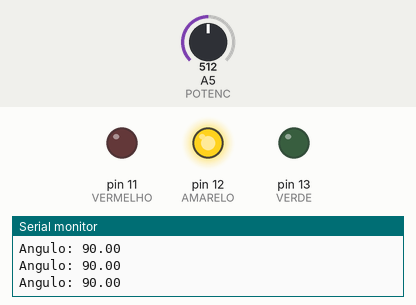
Recording of a sketch running on a simulated Arduino Uno, built with avr-gcc and run on an emulated ATmega328P. Parts: output pins drawn as LEDs (lit = HIGH), the last lines printed to the serial monitor. Inputs (shaded band) come from the test bench; at power-on: A5 (POTENC) = 512.

Above: at 2.2 s.
2.3 s: A5 (POTENC) set to 664
3.8 s: A5 (POTENC) set to 687
At 4.6 s:
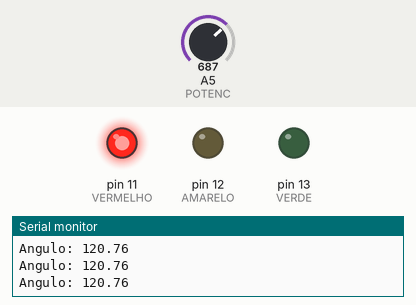
5.3 s: A5 (POTENC) set to 306
At 6.1 s:
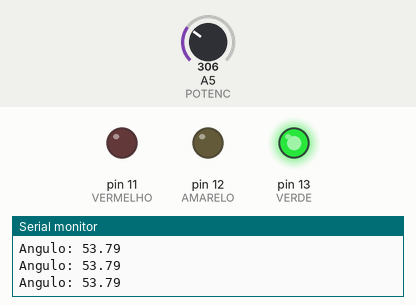
6.8 s: A5 (POTENC) set to 346
At 7.7 s:
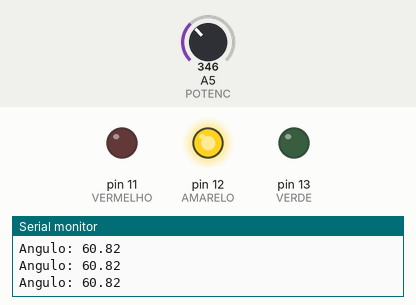
8.3 s: A5 (POTENC) set to 170
At 9.2 s:
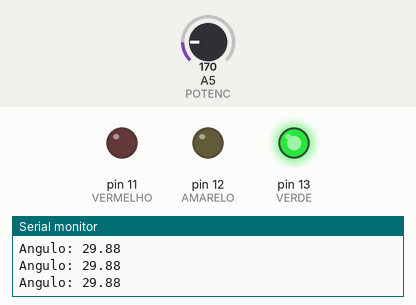
Timing chart, 0 to 10.8 s (numbered marks = the images above; inputs shaded):
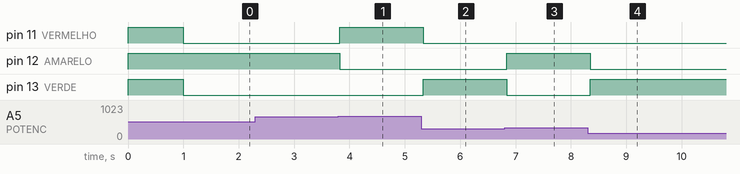

Measured:
- the behaviour switches between 676 and 677 on A5 (POTENC) (found by bisection; images 0 and 1)
- the behaviour switches between 335 and 336 on A5 (POTENC) (found by bisection; images 2 and 3)
- after the input at 3.8 s, pin 11 (VERMELHO): LOW → HIGH at once; pin 12 (AMARELO): HIGH → LOW at once
- after the input at 5.3 s, pin 11 (VERMELHO): HIGH → LOW at once; pin 13 (VERDE): LOW → HIGH at once
- after the input at 6.8 s, pin 12 (AMARELO): LOW → HIGH at once; pin 13 (VERDE): HIGH → LOW at once
- after the input at 8.3 s, pin 12 (AMARELO): HIGH → LOW after 0.05 s; pin 13 (VERDE): LOW → HIGH after 0.05 s

The sketch:

Pratica_2.ino
```cpp
#define VERDE 13
#define AMARELO 12
#define VERMELHO 11
#define POTENC A5

int data = 0;
float volts = 0;
float angulo = 0;

void setup() {
  pinMode(VERDE, OUTPUT);
  pinMode(AMARELO, OUTPUT);
  pinMode(VERMELHO, OUTPUT);
  pinMode(POTENC, INPUT);

  Serial.begin(9600);

  digitalWrite(VERDE, HIGH);
  digitalWrite(AMARELO, HIGH);
  digitalWrite(VERMELHO, HIGH);

  delay(1000);

  digitalWrite(VERDE, LOW);
  digitalWrite(AMARELO, LOW);
  digitalWrite(VERMELHO, LOW);
}

void loop() {
  data = analogRead(POTENC);
  volts = (float) ((0.0048828125) * data);
  angulo = ((volts * 180) / 5);

  if(angulo < 59) {
    digitalWrite(VERDE, HIGH);
    digitalWrite(AMARELO,LOW);
    digitalWrite(VERMELHO, LOW);
  }

  if((angulo < 119) && (angulo > 59)) {
    digitalWrite(VERDE, LOW);
    digitalWrite(AMARELO,HIGH);
    digitalWrite(VERMELHO, LOW);
  }

  if((angulo < 180) && (angulo > 119)) {
    digitalWrite(VERDE, LOW);
    digitalWrite(AMARELO,LOW);
    digitalWrite(VERMELHO, HIGH);
  }

  Serial.print("Angulo: ");
  Serial.println(angulo);
  delay(100);
}
```
